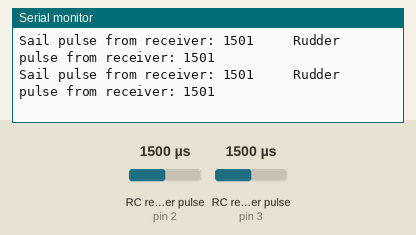
This sketch was run on a simulated Arduino Uno, built with avr-gcc and run on an emulated ATmega328P. Parts: the last lines printed to the serial monitor. Wiring (inferred from the names in the program): 2 × RC receiver channel: data pin 2 / data pin 3. The inputs (shaded band) are chosen by the test bench; at power-on: RC receiver pulse (sensors on pin 2, pin 3) 1500 µs.

Above: at 1.2 s.
1.3 s: RC receiver pulse (sensor on pin 2) set to 1020 µs
2.8 s: RC receiver pulse (sensor on pin 3) set to 1020 µs
At 3.8 s:
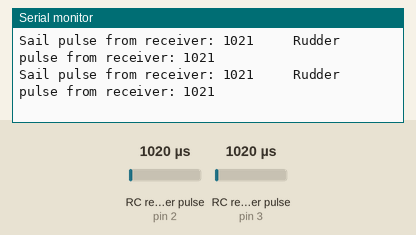
4.3 s: RC receiver pulse (sensor on pin 2) set to 1250 µs
At 4.39 s:
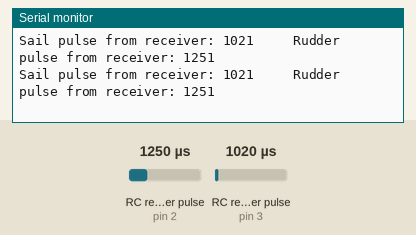
5.8 s: RC receiver pulse (sensor on pin 3) set to 1250 µs
At 5.83 s:
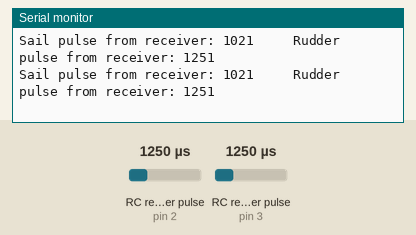
Timing chart, 0 to 8.3 s (numbered marks = the images above; inputs shaded):
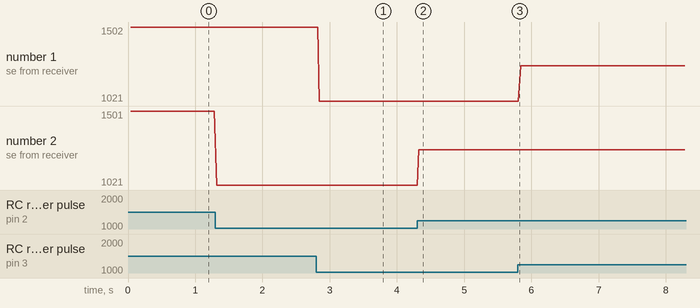

The sketch:

RCReader.ino
```cpp
/* RCReader rev rev 7/30/2017
© 2014-2017 RoboSail
This program puts the Arduino micro-computer in the RC (Radio Control) system
It takes in the control signals coming in from the Receiver and
displays the following to the Serial Monitor:
  - The actual "pulse" coming in from the receiver for each channel
    (typical range of 1000 - 2000)
  - the angle at which the rudder or sail should be positioned
    given that command (in the RoboSail frame of reference)

This program helps the user determine
  - if they are reading good signals from the receiver (range of 1000 - 2000)
  - if the Arduino computer is functioning correctly

Rudder and Sail data from the RC receiver are read in on
digital pins 2 and 3 respectively.
*/

#include <Servo.h>

// Pin assignments
//input pins from receiver
#define RUDDER_RC_PIN 2
#define SAIL_RC_PIN 3

// variables to hold input values
int rudderPulseWidth;
int sailPulseWidth;


void setup() {
  Serial.begin(115200);
  Serial.println("\nRCReader code - RoboSail");
  // Set RC receiver on digital input pins
  pinMode(RUDDER_RC_PIN, INPUT);
  pinMode(SAIL_RC_PIN, INPUT);
}

void loop() {
  // Read commanded (manual) values from the RC reciever
  // pulseIn returns the width of the command pulse in microseconds.
  sailPulseWidth = pulseIn(SAIL_RC_PIN, HIGH);
  rudderPulseWidth = pulseIn(RUDDER_RC_PIN, HIGH);

  // Print out the values for debug.
  Serial.print("Sail pulse from receiver: ");
  Serial.print(sailPulseWidth);

  Serial.print("\t\t Rudder pulse from receiver: ");
  Serial.println(rudderPulseWidth);

}
```

Measured:
- after the input at 2.8 s, the serial monitor: prints a new line at once (image 1)
- after the input at 4.3 s, the serial monitor: prints a new line at once (image 2)
- plotted number 1: 1501 → 1502 after the input at 1.3 s
- plotted number 2: 1501 → 1021 after the input at 1.3 s, 1021 → 1251 after the input at 4.3 s
